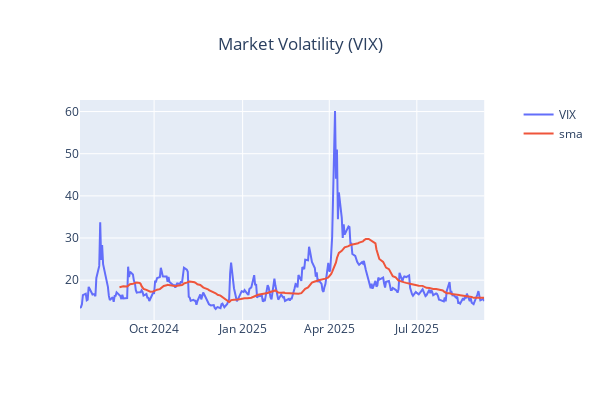

Here is the notebook cell this chart was saved with:
### Markdown cell above
### Implied Volaility

### Code cell
import os
import yfinance
from finta import TA
from plotly.subplots import make_subplots



COLUMNS = ['Adj Close', 'Open','High','Low','Close','Volume']
_d = file_utils.get_history('^VIX')
_d['sma'] = TA.SMA(_d, period=30)

_f=make_subplots(specs=[[{"secondary_y": True}]])
_f.update_layout(title=f"Market Volatility (VIX)", title_x=0.5, width=600, height=400)
_d.reset_index(inplace=True)
_f.add_trace(
    go.Scatter(y=_d['Close'], x=_d['Date'], name="VIX"),
    secondary_y=False
)
_f.add_trace(
    go.Scatter(y=_d['sma'], x=_d['Date'], name=f'sma'),
    secondary_y=False
)
_f.show()

### Figure 1 — Plotly figure (JSON) as saved in the notebook; plotly's stock layout.template omitted (floating-point values rounded to 4 significant figures; data arrays with more than 128 entries replaced by an {"elided": "..."} marker saying what was removed)
{"data": [{"name": "VIX", "type": "scatter", "x": {"elided": "289 str values"}, "xaxis": "x", "y": {"elided": "289 float values"}, "yaxis": "y"}, {"name": "sma", "type": "scatter", "x": {"elided": "289 str values"}, "xaxis": "x", "y": {"elided": "289 float values"}, "yaxis": "y"}], "layout": {"height": 400, "title": {"text": "Market Volatility (VIX)", "x": 0.5}, "width": 600, "xaxis": {"anchor": "y", "domain": [0, 0.94]}, "yaxis": {"anchor": "x", "domain": [0, 1]}, "yaxis2": {"anchor": "x", "overlaying": "y", "side": "right"}}}
